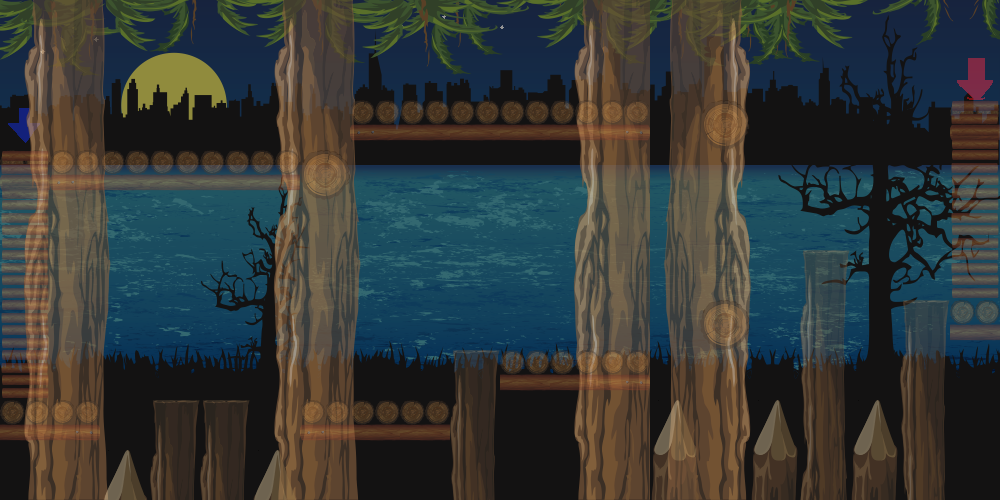

A level layout from a 2D game, rendered from its tile map. Below: a short description, then the map file with tile-grid data replaced by summaries:
An orthogonal 20x10 tile map with 50x50 px tiles, 4 tile layers (invisible, back, meio, main), 9 tilesets.

<map version="1.0" orientation="orthogonal" width="20" height="10" tilewidth="50" tileheight="50">
 <tileset firstgid="1" name="spritesheet_tipo2" tilewidth="50" tileheight="50">
  <properties>
   <property name="name" value="ground" />
   <property name="type" value="solid" />
  </properties>
  <image source="../../tilesets/tipo2/spritesheet.png" width="500" height="150" />
  <tile id="1">
   <properties>
    <property name="name" value="ground" />
    <property name="type" value="solid" />
   </properties>
  </tile>
  <tile id="2">
   <properties>
    <property name="name" value="ground" />
    <property name="type" value="solid" />
   </properties>
  </tile>
  <tile id="3">
   <properties>
    <property name="name" value="ground" />
    <property name="type" value="solid" />
   </properties>
  </tile>
  <tile id="4">
   <properties>
    <property name="name" value="ground" />
    <property name="type" value="solid" />
   </properties>
  </tile>
  <tile id="5">
   <properties>
    <property name="name" value="ground" />
    <property name="type" value="solid" />
   </properties>
  </tile>
  <tile id="6">
   <properties>
    <property name="name" value="ground" />
    <property name="type" value="solid" />
   </properties>
  </tile>
  <tile id="7">
   <properties>
    <property name="name" value="ground" />
    <property name="type" value="solid" />
   </properties>
  </tile>
  <tile id="8">
   <properties>
    <property name="name" value="ground" />
    <property name="type" value="solid" />
   </properties>
  </tile>
  <tile id="9">
   <properties>
    <property name="name" value="ground" />
    <property name="type" value="solid" />
   </properties>
  </tile>
  <tile id="10">
   <properties>
    <property name="name" value="ground" />
    <property name="type" value="solid" />
   </properties>
  </tile>
  <tile id="11">
   <properties>
    <property name="name" value="ground" />
    <property name="type" value="solid" />
   </properties>
  </tile>
  <tile id="12">
   <properties>
    <property name="name" value="ground" />
    <property name="type" value="solid" />
   </properties>
  </tile>
  <tile id="13">
   <properties>
    <property name="name" value="ground" />
    <property name="type" value="solid" />
   </properties>
  </tile>
  <tile id="18">
   <properties>
    <property name="name" value="stairsGround" />
    <property name="type" value="solid" />
   </properties>
  </tile>
  <tile id="19">
   <properties>
    <property name="name" value="stairs" />
    <property name="type" value="nonsolid" />
   </properties>
  </tile>
  <tile id="20">
   <properties>
    <property name="name" value="stairs" />
    <property name="type" value="nonsolid" />
   </properties>
  </tile>
  <tile id="21">
   <properties>
    <property name="name" value="stairs" />
    <property name="type" value="nonsolid" />
   </properties>
  </tile>
  <tile id="22">
   <properties>
    <property name="name" value="stairs" />
    <property name="type" value="nonsolid" />
   </properties>
  </tile>
  <tile id="23">
   <properties>
    <property name="name" value="stairs" />
    <property name="type" value="nonsolid" />
   </properties>
  </tile>
  <tile id="24">
   <properties>
    <property name="name" value="stairs" />
    <property name="type" value="nonsolid" />
   </properties>
  </tile>
 </tileset>
 <tileset firstgid="31" name="spritesheet_gizmos" tilewidth="50" tileheight="50">
  <image source="../../tilesets/gizmos/spritesheet.png" width="250" height="50" />
  <tile id="0">
   <properties>
    <property name="name" value="start" />
   </properties>
  </tile>
  <tile id="1">
   <properties>
    <property name="name" value="objective" />
    <property name="type" value="item" />
   </properties>
  </tile>
  <tile id="2">
   <properties>
    <property name="name" value="star" />
    <property name="type" value="item" />
   </properties>
  </tile>
 </tileset>
 <tileset firstgid="36" name="spritesheet_tipo3" tilewidth="50" tileheight="50">
  <image source="../../tilesets/tipo3/spritesheet.png" width="500" height="150" />
  <tile id="3">
   <properties>
    <property name="name" value="stairsGround" />
    <property name="type" value="solid" />
   </properties>
  </tile>
  <tile id="4">
   <properties>
    <property name="name" value="stairsGround" />
    <property name="type" value="solid" />
   </properties>
  </tile>
  <tile id="5">
   <properties>
    <property name="name" value="ground" />
    <property name="type" value="solid" />
   </properties>
  </tile>
  <tile id="6">
   <properties>
    <property name="name" value="ground" />
    <property name="type" value="solid" />
   </properties>
  </tile>
  <tile id="7">
   <properties>
    <property name="name" value="ground" />
    <property name="type" value="solid" />
   </properties>
  </tile>
  <tile id="8">
   <properties>
    <property name="name" value="ground" />
    <property name="type" value="solid" />
   </properties>
  </tile>
  <tile id="9">
   <properties>
    <property name="name" value="ground" />
    <property name="type" value="solid" />
   </properties>
  </tile>
  <tile id="10">
   <properties>
    <property name="name" value="ground" />
    <property name="type" value="solid" />
   </properties>
  </tile>
  <tile id="11">
   <properties>
    <property name="name" value="ground" />
    <property name="type" value="solid" />
   </properties>
  </tile>
  <tile id="12">
   <properties>
    <property name="name" value="ground" />
    <property name="type" value="solid" />
   </properties>
  </tile>
  <tile id="13">
   <properties>
    <property name="name" value="ground" />
    <property name="type" value="solid" />
   </properties>
  </tile>
  <tile id="14">
   <properties>
    <property name="name" value="ground" />
    <property name="type" value="solid" />
   </properties>
  </tile>
  <tile id="15">
   <properties>
    <property name="name" value="ground" />
    <property name="type" value="solid" />
   </properties>
  </tile>
  <tile id="16">
   <properties>
    <property name="name" value="ground" />
    <property name="type" value="solid" />
   </properties>
  </tile>
  <tile id="20">
   <properties>
    <property name="name" value="stairs" />
    <property name="type" value="nonsolid" />
   </properties>
  </tile>
  <tile id="21">
   <properties>
    <property name="name" value="ground" />
    <property name="type" value="solid" />
   </properties>
  </tile>
  <tile id="22">
   <properties>
    <property name="name" value="ground" />
    <property name="type" value="solid" />
   </properties>
  </tile>
 </tileset>
 <tileset firstgid="66" name="spritesheet_tipo4" tilewidth="50" tileheight="50">
  <image source="../../tilesets/tipo4/spritesheet.png" width="500" height="150" />
  <tile id="0">
   <properties>
    <property name="name" value="ground" />
    <property name="type" value="solid" />
   </properties>
  </tile>
  <tile id="1">
   <properties>
    <property name="name" value="ground" />
    <property name="type" value="solid" />
   </properties>
  </tile>
  <tile id="2">
   <properties>
    <property name="name" value="ground" />
    <property name="type" value="solid" />
   </properties>
  </tile>
  <tile id="3">
   <properties>
    <property name="name" value="ground" />
    <property name="type" value="solid" />
   </properties>
  </tile>
  <tile id="7">
   <properties>
    <property name="name" value="stairsGround" />
    <property name="type" value="solid" />
   </properties>
  </tile>
  <tile id="8">
   <properties>
    <property name="name" value="stairs" />
    <property name="type" value="nonsolid" />
   </properties>
  </tile>
  <tile id="9">
   <properties>
    <property name="name" value="ground" />
    <property name="type" value="solid" />
   </properties>
  </tile>
  <tile id="11">
   <properties>
    <property name="name" value="ground" />
    <property name="type" value="solid" />
   </properties>
  </tile>
  <tile id="12">
   <properties>
    <property name="name" value="ground" />
    <property name="type" value="solid" />
   </properties>
  </tile>
  <tile id="13">
   <properties>
    <property name="name" value="ground" />
    <property name="type" value="solid" />
   </properties>
  </tile>
  <tile id="14">
   <properties>
    <property name="name" value="ground" />
    <property name="type" value="solid" />
   </properties>
  </tile>
  <tile id="15">
   <properties>
    <property name="name" value="ground" />
    <property name="type" value="solid" />
   </properties>
  </tile>
  <tile id="16">
   <properties>
    <property name="name" value="ground" />
    <property name="type" value="solid" />
   </properties>
  </tile>
  <tile id="19">
   <properties>
    <property name="name" value="ground" />
    <property name="type" value="solid" />
   </properties>
  </tile>
  <tile id="20">
   <properties>
    <property name="name" value="ground" />
    <property name="type" value="solid" />
   </properties>
  </tile>
 </tileset>
 <tileset firstgid="96" name="spritesheet_tipo5" tilewidth="50" tileheight="50">
  <image source="../../tilesets/tipo5/spritesheet.png" width="500" height="150" />
  <tile id="0">
   <properties>
    <property name="name" value="ground" />
    <property name="type" value="solid" />
   </properties>
  </tile>
  <tile id="1">
   <properties>
    <property name="name" value="ground" />
    <property name="type" value="solid" />
   </properties>
  </tile>
  <tile id="2">
   <properties>
    <property name="name" value="ground" />
    <property name="type" value="solid" />
   </properties>
  </tile>
  <tile id="3">
   <properties>
    <property name="name" value="stairsGround" />
    <property name="type" value="solid" />
   </properties>
  </tile>
  <tile id="4">
   <properties>
    <property name="name" value="stairs" />
    <property name="type" value="nonsolid" />
   </properties>
  </tile>
  <tile id="5">
   <properties>
    <property name="name" value="ground" />
    <property name="type" value="solid" />
   </properties>
  </tile>
  <tile id="6">
   <properties>
    <property name="name" value="ground" />
    <property name="type" value="solid" />
   </properties>
  </tile>
  <tile id="7">
   <properties>
    <property name="name" value="ground" />
    <property name="type" value="solid" />
   </properties>
  </tile>
 </tileset>
 <tileset firstgid="126" name="fundo_tipo5" tilewidth="50" tileheight="50">
  <image source="../../tilesets/tipo5/fundo.png" width="1000" height="500" />
 </tileset>
 <tileset firstgid="326" name="tronco1_tipo5" tilewidth="50" tileheight="50">
  <image source="../../tilesets/tipo5/tronco1.png" width="150" height="500" />
 </tileset>
 <tileset firstgid="356" name="tronco2_tipo5" tilewidth="50" tileheight="50">
  <image source="../../tilesets/tipo5/tronco2.png" width="150" height="500" />
 </tileset>
 <tileset firstgid="386" name="sobras_tipo5" tilewidth="50" tileheight="50">
  <image source="../../tilesets/tipo5/sobra.png" width="50" height="50" />
  <tile id="0">
   <properties>
    <property name="name" value="ground" />
    <property name="type" value="solid" />
   </properties>
  </tile>
 </tileset>
 <layer name="invisible" width="20" height="10">
  <data>[200 cells, 2 non-empty, 2 distinct tile ids]</data>
 </layer>
 <layer name="back" width="20" height="10" opacity="0.59">
  <data>[200 cells, 200 non-empty, 200 distinct tile ids]</data>
 </layer>
 <layer name="meio" width="20" height="10" opacity="0.67">
  <data>[200 cells, 110 non-empty, 60 distinct tile ids]</data>
 </layer>
 <layer name="main" width="20" height="10" opacity="0.42">
  <data>[200 cells, 56 non-empty, 13 distinct tile ids]</data>
 </layer>
</map>
